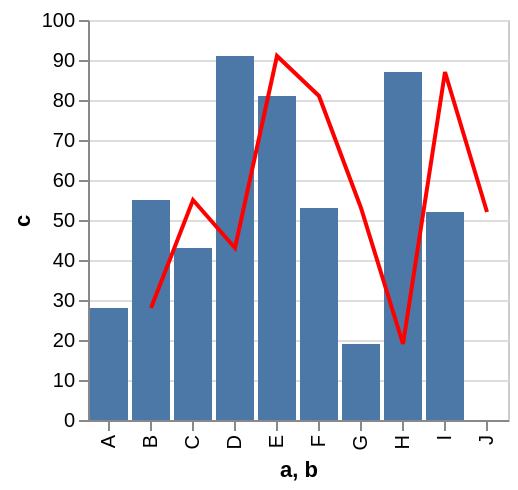

Here is the Vega-Lite specification saved for this chart:
### Vega specification from a JSON file in a GitHub repository (floating-point values rounded to 4 significant figures)
{"$schema": "https://vega.github.io/schema/vega/v3.0.json", "autosize": "pad", "padding": 5, "encode": {"update": {"stroke": {"value": "#ccc"}, "fill": {"value": "transparent"}}}, "data": [{"name": "source_0", "values": [{"a": "A", "b": "B", "c": 28}, {"a": "B", "b": "C", "c": 55}, {"a": "C", "b": "D", "c": 43}, {"a": "D", "b": "E", "c": 91}, {"a": "E", "b": "F", "c": 81}, {"a": "F", "b": "G", "c": 53}, {"a": "G", "b": "H", "c": 19}, {"a": "H", "b": "I", "c": 87}, {"a": "I", "b": "J", "c": 52}]}, {"name": "data_1", "source": "source_0", "transform": [{"type": "formula", "expr": "toNumber(datum[\"c\"])", "as": "c"}, {"type": "filter", "expr": "datum[\"c\"] !== null && !isNaN(datum[\"c\"])"}]}, {"name": "data_2", "source": "source_0", "transform": [{"type": "formula", "expr": "toNumber(datum[\"c\"])", "as": "c"}, {"type": "filter", "expr": "datum[\"c\"] !== null && !isNaN(datum[\"c\"])"}, {"type": "collect", "sort": {"field": "b", "order": "descending"}}]}], "signals": [{"name": "width", "update": "bandspace(domain('x').length, 0.1, 0.05) * 21"}, {"name": "height", "update": "200"}], "marks": [{"name": "layer_0_marks", "type": "rect", "role": "bar", "from": {"data": "data_1"}, "encode": {"update": {"x": {"scale": "x", "field": "a"}, "width": {"scale": "x", "band": true}, "y": {"scale": "y", "field": "c"}, "y2": {"scale": "y", "value": 0}, "fill": {"value": "#4c78a8"}}}, "clip": true}, {"name": "layer_1_marks", "type": "line", "from": {"data": "data_2"}, "encode": {"update": {"x": {"scale": "x", "field": "b", "band": 0.5}, "y": {"scale": "y", "field": "c"}, "stroke": {"value": "red"}}}, "clip": true}], "scales": [{"name": "x", "type": "band", "domain": {"fields": [{"data": "data_1", "field": "a"}, {"data": "data_2", "field": "b"}], "sort": true}, "range": {"step": 21}, "round": true, "paddingInner": 0.1, "paddingOuter": 0.05}, {"name": "y", "type": "linear", "domain": {"fields": [{"data": "data_1", "field": "c"}, {"data": "data_2", "field": "c"}], "sort": true}, "range": [200, 0], "round": true, "nice": true, "zero": true}], "axes": [{"scale": "x", "orient": "bottom", "tickCount": 5, "title": "a, b", "zindex": 1, "encode": {"labels": {"update": {"angle": {"value": 270}, "align": {"value": "right"}, "baseline": {"value": "middle"}}}}}, {"scale": "y", "orient": "left", "title": "c", "zindex": 1}, {"scale": "y", "domain": false, "grid": true, "labels": false, "orient": "left", "ticks": false, "zindex": 0, "gridScale": "x"}]}
